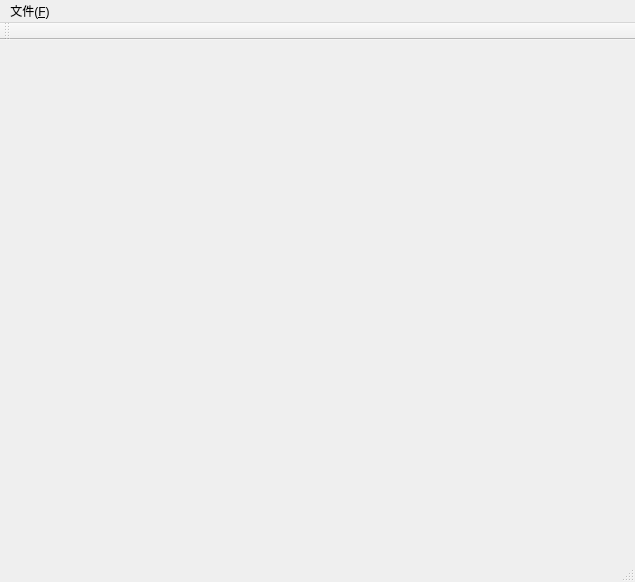
<?xml version="1.0" encoding="UTF-8"?>
<ui version="4.0">
 <class>MainWindow</class>
 <widget class="QMainWindow" name="MainWindow">
  <property name="geometry">
   <rect>
    <x>0</x>
    <y>0</y>
    <width>635</width>
    <height>582</height>
   </rect>
  </property>
  <property name="windowTitle">
   <string>MainWindow</string>
  </property>
  <widget class="QWidget" name="centralWidget"/>
  <widget class="QMenuBar" name="menuBar">
   <property name="geometry">
    <rect>
     <x>0</x>
     <y>0</y>
     <width>635</width>
     <height>23</height>
    </rect>
   </property>
   <widget class="QMenu" name="menu_F">
    <property name="title">
     <string>文件(&amp;F)</string>
    </property>
    <addaction name="action_New"/>
   </widget>
   <addaction name="menu_F"/>
  </widget>
  <widget class="QToolBar" name="mainToolBar">
   <attribute name="toolBarArea">
    <enum>TopToolBarArea</enum>
   </attribute>
   <attribute name="toolBarBreak">
    <bool>false</bool>
   </attribute>
  </widget>
  <widget class="QStatusBar" name="statusBar"/>
  <action name="action_New">
   <property name="icon">
    <iconset resource="myimages.qrc">
     <normaloff>:/image/images/new.jpg</normaloff>:/image/images/new.jpg</iconset>
   </property>
   <property name="text">
    <string>New file(&amp;N)</string>
   </property>
   <property name="toolTip">
    <string>&quot;新建文件&quot;</string>
   </property>
   <property name="shortcut">
    <string>Ctrl+N</string>
   </property>
  </action>
 </widget>
 <layoutdefault spacing="6" margin="11"/>
 <resources>
  <include location="myimages.qrc"/>
 </resources>
 <connections/>
</ui>
